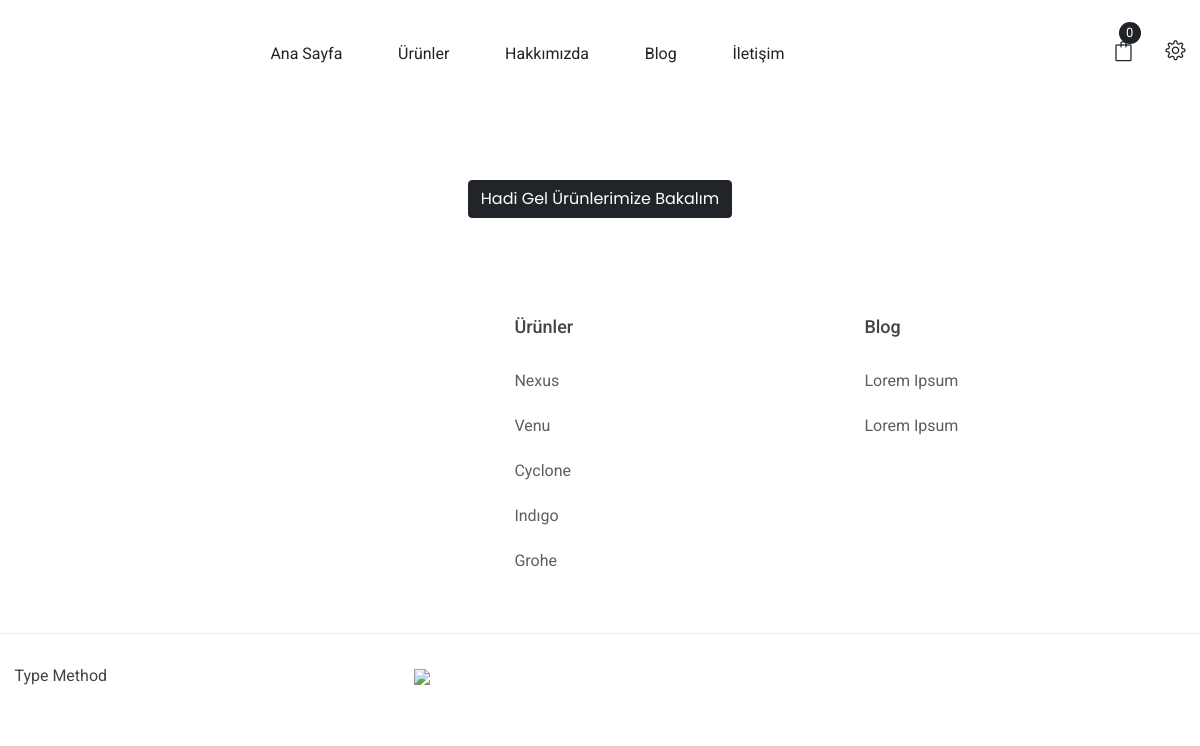
The app's page /cart/ (signed in) with its own data.
### shop/models.py (models this page shows, shortened)
class Category(models.Model):
    image = models.ImageField(upload_to='products/%y/%m/%d', blank=True,verbose_name='(250x250)')
    name = models.CharField(max_length=20, db_index=True)
    slug = models.SlugField(max_length=20, db_index=True, unique=True)
    def get_absolute_url(self):
        return reverse('shop:product_list_by_show', args=[self.slug])

### yoga/models.py (models this page shows, shortened)
class Blog(models.Model):
    image = models.ImageField(upload_to='products/%y/%m/%d', blank=True, verbose_name='Resim : (550x350)')
    list = models.ImageField(upload_to='products/%y/%m/%d', blank=True, verbose_name='Resim : (850x530)')
    title = models.CharField(max_length=1000, default='Title')
    mini_info = RichTextUploadingField()
    info = RichTextUploadingField()
    slug = models.SlugField(max_length=200, db_index=True)
    def get_absolute_url(self):
        return reverse('yoga:blog_detail',args=[self.slug])

### cart/views.py (the view)
# urls.py: path('', views.cart_detail, name='cart_detail'),
@login_required(login_url="user:login")
def cart_detail(request):
    cart = Cart(request)
    blogs = Blog.objects.all().order_by('-id')
    cate = Category.objects.all()
    for item in cart:
        item['update_quantity_form'] = CartAddProductForm(initial={'quantity': item['quantity'],
                                                                   'update': True})
    return render(request, 'cart/detail.html', {'cart': cart,'cate':cate,'blogs':blogs})

### cart/cart.py (called while the page is built)
    def __iter__(self):
        product_ids = self.cart.keys()
        products = Product.objects.filter(id__in=product_ids)
        for product in products:
            self.cart[str(product.id)]['product'] = product
        for item in self.cart.values():
            item['price'] = Decimal(item['price'])
            item['total_price'] = item['price'] * item['quantity']
            yield item

    def __len__(self):
        return sum(item['quantity'] for item in self.cart.values())

### cart/templates/cart/detail.html (shortened to what this page needs)
{% extends "base.html" %}
{% load crispy_forms_tags %}
{% load static %}
{% block content %}
{% if cart|length > 0.9 %}
 <div class="breadcrumb-area pt-35 pb-35 bg-gray">
        <div class="container">
            <div class="breadcrumb-content text-center">
                <ul>
                    <li>
                        <a href="index.html">Ana Sayfa</a>
                    </li>
                    <li class="active">Sepetim</li>
                </ul>
            </div>
        </div>
    </div>
    <div class="cart-main-area pt-95 pb-100">
        <div class="container">
            <h3 class="cart-page-title">Your cart items</h3>
            <div class="row">
                <div class="col-lg-12 col-md-12 col-sm-12 col-12">
                        <div class="table-content table-responsive cart-table-content">
                            <table>
                                <thead>
                                    <tr>
                                        <th>Pic.</th>
                                        <th>Name</th>
                                        <th>Price</th>
                                        <th>Quantity</th>
                                        <th>Total</th>
                                        <th>Update</th>
                                    </tr>
                                </thead>
                                <tbody>
                                {% for item in cart %}
                                    {% with product=item.product %}
                                    <form action="{% url 'cart:cart_add' product.id %}" method="post">
                                    <tr>
                                        <td class="product-thumbnail">
                                            <a href="#"><img width="100" src="{% if product.image %}{{ product.image.url }}{% endif %}" alt=""></a>
                                        </td>
                                        <td class="product-name"><a href="#">{{product.name}}</a></td>
                                        <td class="product-price-cart"><span class="amount">₺ {{product.price}}</span></td>
                                        <td class="">
                                            <div class="">
                                                {{ item.update_quantity_form.quantity |as_crispy_field }}
                                            </div>
                                        </td>
                                        <td class="product-subtotal">₺ {{item.price}}</td>
                                        <td class="product-remove">
                                            <button type="submit"><i class="sli sli-pencil">{{ item.update_quantity_form.update}}</i></button>
                                            <a href="{% url 'cart:cart_remove' product.id %}"><i class="sli sli-close"></i></a>
                                       </td>
                                            {% csrf_token %}
                                    </tr>
                                    </form>
                                  {% endwith %}
                                {% endfor %}
                                </tbody>
                            </table>
                        </div>
                    <br>
                    <br>
                    <div class="row">
                        <div class="col-lg-4 col-md-6">
                        </div>
                        <div class="col-lg-4 col-md-6">
                        </div>
                        <div class="col-lg-4 col-md-12">
                            <div class="grand-totall">
                                <div class="title-wrap">
                                    <h4 class="cart-bottom-title section-bg-gary-cart">Grand Total</h4>
                                </div>
                                <h5>With Tax Price:<span>₺  {{ cart.get_total_price }}</span></h5>
                                <a href="{% url 'orders:order_create' %}">Pay Now </a>
                            </div>
                        </div>
                    </div>
                </div>
            </div>
        </div>
    </div>
{% else %}
<br>
<br>
<br>
<section class="section-small text-center" id="services">
      <div class="container">
        <div class="row">
            <p><a class="button btn btn-dark" href="/shop/dersler/">Hadi Gel Ürünlerimize Bakalım</a></p>
        </div>
      </div>
    </section>
{% endif %}
{% endblock %}

### yoga/templates/footer.html (shortened to what this page needs)
{% load static %}
<footer class="footer-area pt-100">
        <div class="container">
            <div class="footer-top-2 pb-20">
                <div class="row">
                    <div class="col-lg-4 col-md-4 col-sm-12 col-12">
                        <div class="footer-widget mb-40">
                        </div>
                    </div>
                    <div class="col-lg-4 col-md-4 col-sm-4 col-6">
                        <div class="footer-widget mb-40 pl-100">
                            <div class="footer-title">
                                <h3>Ürünler</h3>
                            </div>
                            <div class="footer-list">
                                <ul>
                                    {% for product in cate %}
                                    <li><a href="{{product.get_absolute_url}}">{{product.name}}</a></li>
                                    {% endfor %}
                                </ul>
                            </div>
                        </div>
                    </div>
                    <div class="col-lg-4 col-md-4 col-sm-4 col-6">
                        <div class="footer-widget mb-40 pl-50">
                            <div class="footer-title">
                                <h3>Blog</h3>
                            </div>
                            <div class="footer-list">
                                <ul>
                                    {% for product in blogs %}
                                    <li><a href="{{product.get_absolute_url}}">{{product.title}}</a></li>
                                    {% endfor %}
                                </ul>
                            </div>
                        </div>
                    </div>
                </div>
            </div>
        </div>
        <div class="footer-bottom border-top-2 pt-30">
            <div class="container">
                <div class="row align-items-center">
                    <div class="col-lg-4 col-md-4 col-sm-6 col-12">
                        <div class="copyright-2 pb-30">
                                <p>Type Method</p>
                        </div>
                    </div>
                   <div class="col-lg-4 col-md-4 col-sm-6 col-12">
                        <div class=" pb-30">
                            <a href="/"><img width="300" src="{% static 'visa.png'%}"></a>
                        </div>
                    </div>
                </div>
            </div>
        </div>
    </footer>

### records on screen
Category: name "Nexus"
Category: name "Venu"
Category: name "Cyclone"
Category: name "Indıgo"
Category: name "Grohe"
Blog: title "Lorem Ipsum"
Blog: title "Lorem Ipsum"

### other values on screen
{{ cart|length }} "0"
